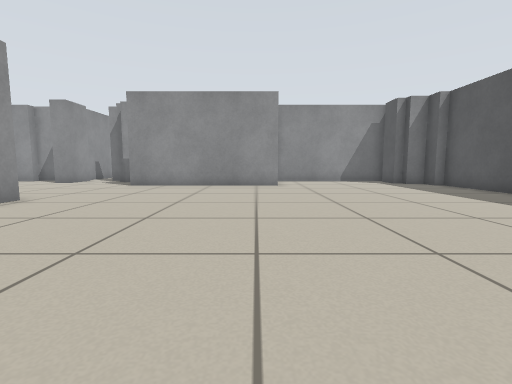
View 1 (above)

14 first-person views from a walk through a robot-simulator world made for Stage. The camera is 0.5 m above the floor, tilts 6° down and sees 85° across. The lines on the ground mark 1 m squares. The floor is counted in squares, 0.5 m on a side. Each view is taken from the middle of a square. On the plan, view 1 faces up. The plan holds only what a view shows up to about 11 squares ahead; the rest is blank. The place goes on beyond the plan. The robots in the file are not drawn.

View 2
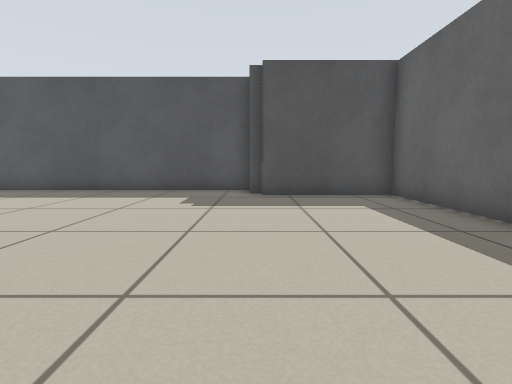

View 3
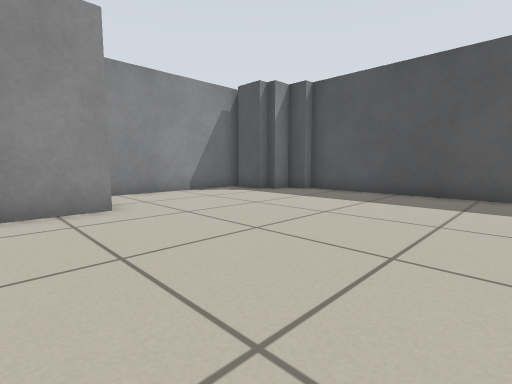

View 4
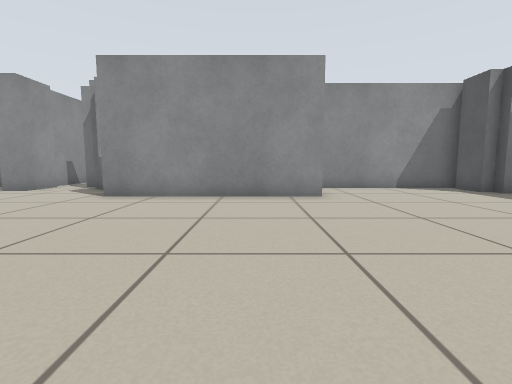

View 5
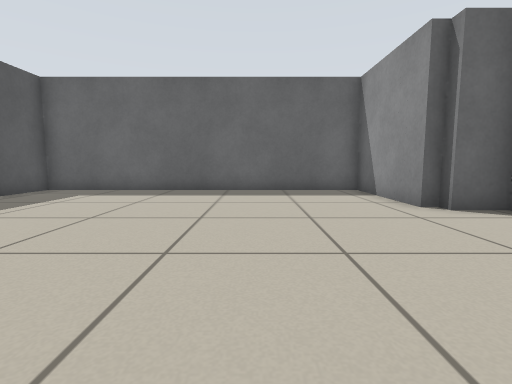

View 6
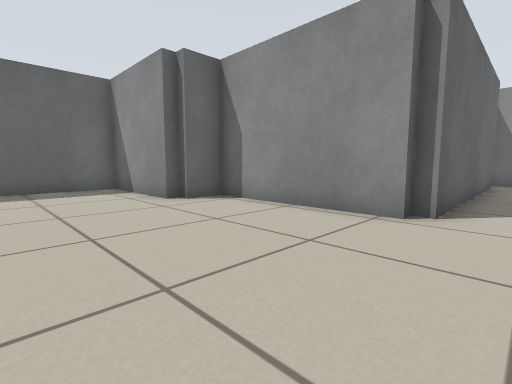

View 7
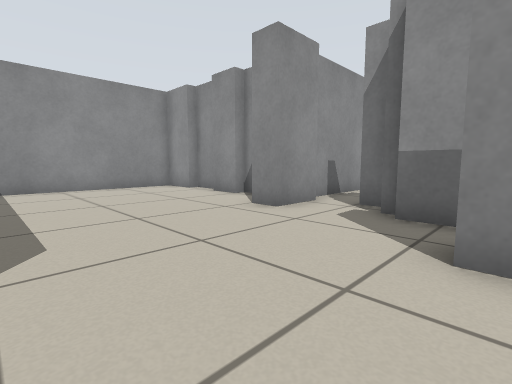

View 8
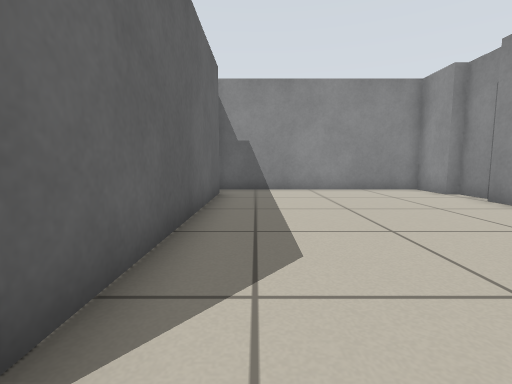

View 9
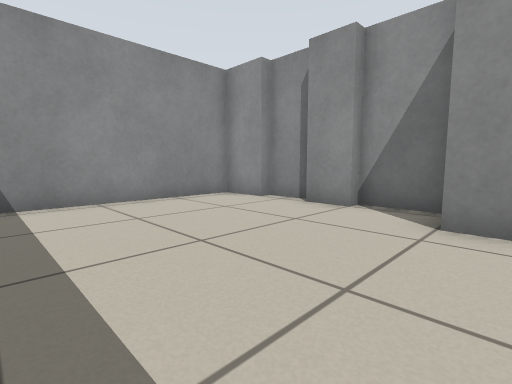

View 10
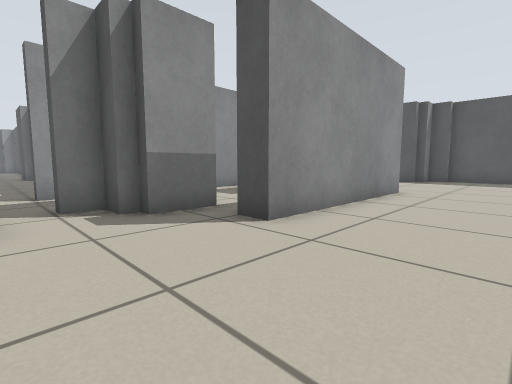

View 11
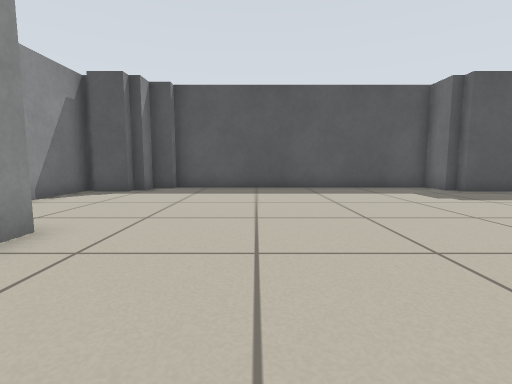

View 12
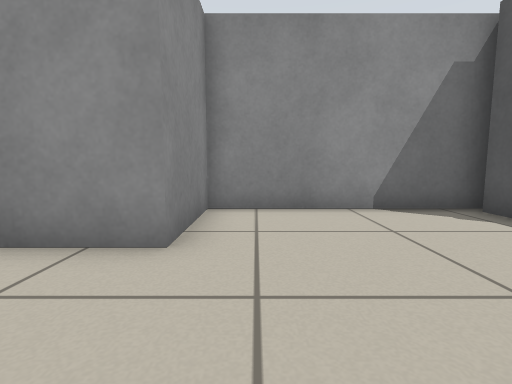

View 13
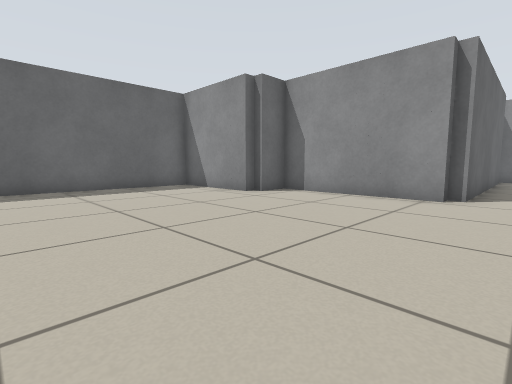

View 14
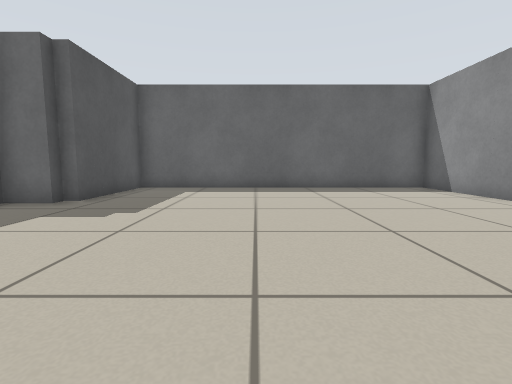

### Floor plan
Ten units are one square. View 1 is at (0, 0); x grows to the right and y downward. Boxes are objects, and circles mark ways between rooms. Rooms are numbered by the first view taken in them; rooms with no view inside come last. Other rooms are left out.
<svg viewBox="-169 -160 256 187">
<path fill="none" stroke="#000" d="M-63 -74 -63 -22 -51 -22 -51 -18 -47 -18 -47 22 66 22 66 -18 70 -18 70 -22 82 -22 82 -122M-67 -78 -67 -74M78 -122 78 -130 70 -130 70 -134 66 -134 66 -146M70 -150 10 -150 10 -122 -55 -122M-119 -150 -132 -150M-101 -154 -119 -154M-91 -155 -91 -138 -100 -138M-134 -154 -148 -154M-152 -78 -67 -78M-148 -150 -164 -150 -164 -76M-67 -74 -63 -74M-55 -122 -55 -130M-71 -154 -80 -154M-50 -142 -67 -142 -67 -146 -71 -146"/>
<circle cx="-60" cy="-95" r="3" fill="#2a7"/>
<text x="10" y="-60">1</text>
<text x="-110" y="-110">2</text>
</svg>
Room 1 opens to room 2.

Where each view was taken, in squares from view 1:
view 1: 0 up, 0 right, facing up
view 2: 2 up, 2 left, facing right
view 3: 6 up, 1 left, facing up-right
view 4: 4 up, 1 left, facing up
view 5: 8 up, 1 left, facing down
view 6: 9 up, 1 left, facing down-left
view 7: 9 up, 5 left, facing up-left
view 8: 9 up, 6 left, facing left
view 9: 9 up, 9 left, facing up-left
view 10: 9 up, 9 left, facing up-right
view 11: 9 up, 3 left, facing right
view 12: 9 up, 2 right, facing up
view 13: 9 up, 2 right, facing down-left
view 14: 9 up, 2 right, facing down
